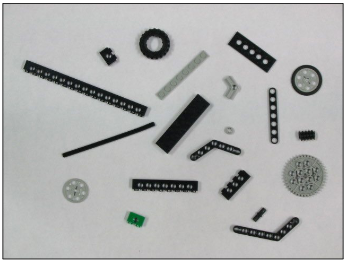
#> input picture lego1.png, 346 x 261 px, found by its file name
$ jupyter execute '1910828_Quiz 2_MV.ipynb'
#> lines starting #> are read from the running program, lines starting #| are printed output that depends on the picture; after the words box and inside, x2 and y2 are one past the last pixel; in counts of white or black regions, pixels touching at a corner belong together
[cell 1]
#importing necessary libaries
import cv2
import numpy as np
import matplotlib.pyplot as plt

[cell 2]
#path to image
path = 'D:\MACHINE VISION\QUIZ 2\lego1.png'

#read the image
img = cv2.imread(path,0)
#> img: shape (261, 346); min 0, max 255, mean 175.6
#define kernel
kernel = np.ones((5,5),np.uint8)


#binarizes the image
_, mask = cv2.threshold(img, 100,255,cv2.THRESH_BINARY_INV)
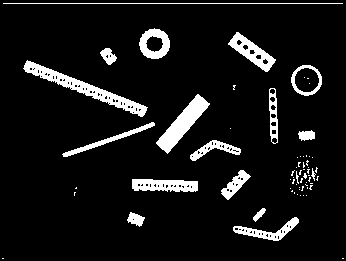
#> mask: shape (261, 346); 8.6% white; 67 white regions (50 under 20 px), largest, box (x1, y1, x2, y2) and area: (23, 60, 148, 117) 1353, (156, 94, 210, 154) 1069, (228, 32, 276, 72) 690

#Add iteration to dilation so that it can removes the black dot inside the white lego image
dilation = cv2.dilate(mask, kernel, iterations=2)
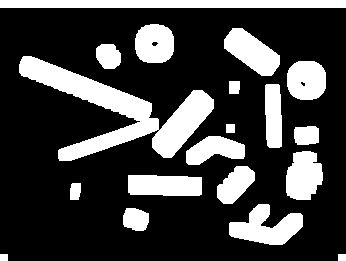
#> dilation: shape (261, 346); 25.5% white; 19 white regions, largest, box (x1, y1, x2, y2) and area: (19, 56, 214, 161) 6548, (0, 0, 346, 8) 2768, (229, 204, 303, 245) 1734
#erodes away the boundry of the foreground object
erosion = cv2.erode(mask, kernel, iterations=1)
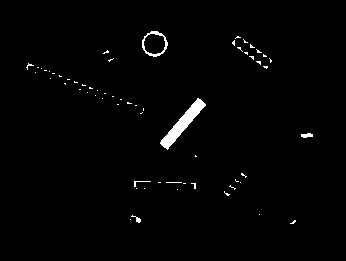
#> erosion: shape (261, 346); 1.4% white; 62 white regions (57 under 20 px), largest, box (x1, y1, x2, y2) and area: (160, 98, 206, 150) 640, (142, 31, 168, 57) 171, (301, 133, 313, 138) 44, (131, 215, 141, 223) 29, (134, 181, 151, 187) 27

#removes any noise in the background (erosion, dilation)
opening = cv2.morphologyEx(mask, cv2.MORPH_OPEN, kernel)
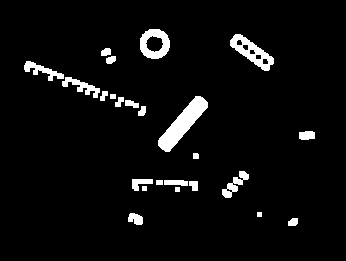
#> opening: shape (261, 346); 4.8% white; 24 white regions, largest, box (x1, y1, x2, y2) and area: (158, 96, 208, 152) 1048, (230, 34, 274, 71) 638, (140, 29, 170, 59) 543
#required as there was a random pixels that were registered (refer to Thresholding image - 1 small pixel is shown)

#increases the kernel size to remove any empty spaces within the lego brick
kernel = np.ones((8,8),np.uint8)

#removes any noise within the objects (dilation, erosion)
closing = cv2.morphologyEx(opening, cv2.MORPH_CLOSE, kernel)
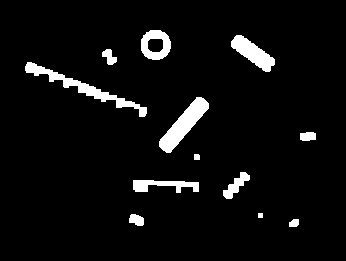
#> closing: shape (261, 346); 5.3% white; 12 white regions

#gets the outline via the difference between dilation and erosion of an image
#gradient = cv2.morphologyEx(closing, cv2.MORPH_GRADIENT, kernel)

[cell 3]
plt.figure(figsize=[30,30])
plt.subplot(331);plt.imshow(img,cmap='gray');plt.title('Grayscale Image');
plt.subplot(332);plt.imshow(mask,cmap='gray');plt.title('Mask');
plt.subplot(333);plt.imshow(dilation,cmap='gray');plt.title('Dilation');
plt.subplot(334);plt.imshow(erosion,cmap='gray');plt.title('Erosion');
plt.subplot(335);plt.imshow(opening,cmap='gray');plt.title('Opening');
plt.subplot(336);plt.imshow(closing,cmap='gray');plt.title('Closing');
#plt.subplot(427);plt.imshow(gradient,cmap='gray');plt.title('Gradient');

[cell 4]
contours, hierarchy= cv2.findContours(closing, cv2.RETR_EXTERNAL, cv2.CHAIN_APPROX_NONE)
#> contours = 12 contours, 1 with area under 20; largest, box (x1, y1, x2, y2) and area: (159, 97, 209, 153) 986, (25, 62, 147, 117) 901, (141, 30, 171, 60) 688, (231, 35, 275, 72) 687, (133, 180, 199, 193) 411
num = len(contours)
#> num = 12

#Parameters:
#1.Source Image
#2.Retrieval Method. only gets the extreme outer contours so it ignores any contours inside
#3.Approximation Method, none, takes all the boundary points stored.


#Counts the only the outside contour lines in the CLOSING Image, thereby ignoring any noise
#in the contour lines.

[cell 5]
#Final Answer
print("There are %s Lego Bricks in this Picture" % num)
#| There are 12 Lego Bricks in this Picture

[cell 6]
flowchart = plt.imread('D:\MACHINE VISION\QUIZ 2\Flowchart.png')
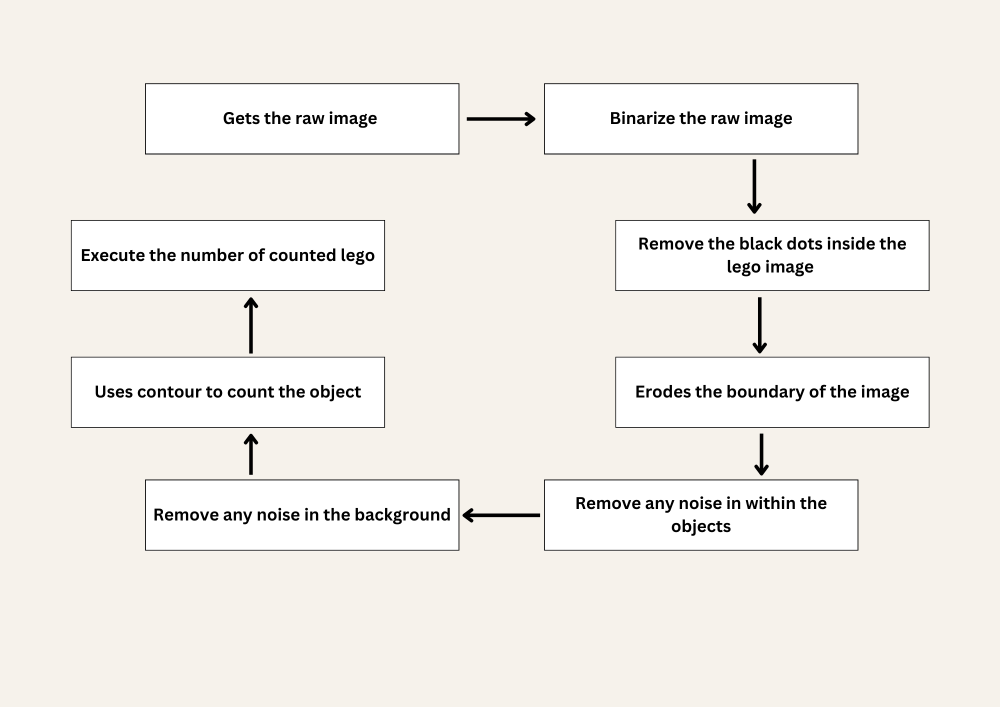
#> input picture Flowchart.png, 2000 x 1414 px, found by its file name (shown at 1/2 size)
#> flowchart is the input picture: shape (1414, 2000, 4) float32; mean R, G, B, A 0.963, 0.96, 0.921, 1
plt.imshow(flowchart)
